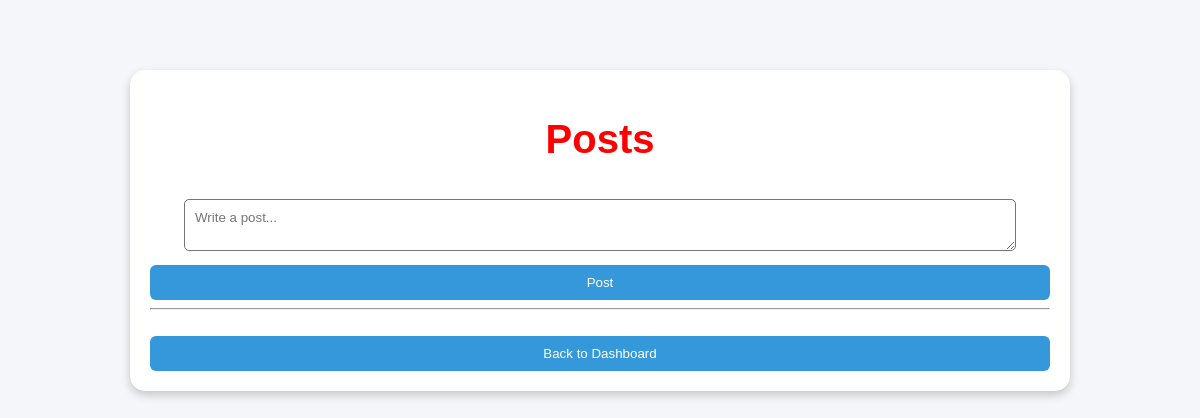
The page /posts (signed in) on the database as committed earlier.
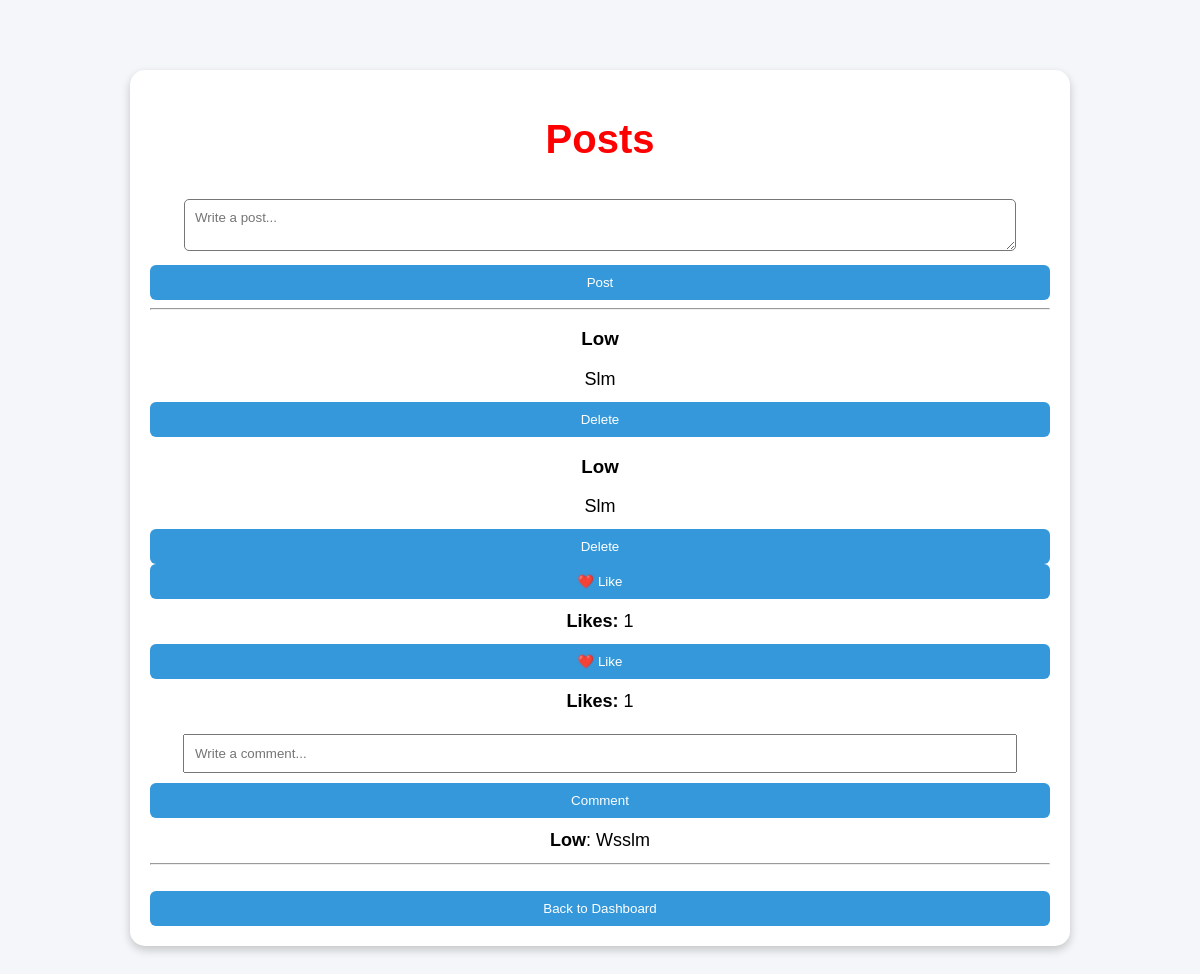
The same page on the database as committed later.
### app.py (models this page shows)
class Post(db.Model):
    id = db.Column(db.Integer, primary_key=True)
    content = db.Column(db.Text, nullable=False)
    user_id = db.Column(db.Integer, db.ForeignKey("user.id"), nullable=False)
    comments = db.relationship(
        "Comment",
        backref="post",
        lazy=True,
        cascade="all, delete-orphan"
    )
    likes = db.relationship(
        "Like",
        backref="post",
        lazy=True,
        cascade="all, delete-orphan"
    )

class User(db.Model):
    id = db.Column(db.Integer, primary_key=True)
    username = db.Column(db.String(80), unique=True, nullable=False)
    password = db.Column(db.String(200), nullable=False)
    profile_picture = db.Column(db.String(200), default="default.png")
    posts = db.relationship("Post", backref="user", lazy=True)
    comments = db.relationship(
        "Comment",
        backref="user",
        lazy=True
    )
    likes = db.relationship(
        "Like",
        backref="user",
        lazy=True
    )

class Comment(db.Model):
    id = db.Column(db.Integer, primary_key=True)
    content = db.Column(db.Text, nullable=False)
    post_id = db.Column(db.Integer, db.ForeignKey("post.id"), nullable=False)
    user_id = db.Column(db.Integer, db.ForeignKey("user.id"), nullable=False)

### app.py (the view, shortened to what this page needs)
@app.route("/posts", methods=["GET", "POST"])
def posts():
    if "user" not in session:
        return redirect(url_for("login"))
    all_posts = Post.query.all()
    return render_template("posts.html", posts=all_posts)

### templates/posts.html (shortened to what this page needs)
<!DOCTYPE html>
<html>
<head>
    <link rel="stylesheet" href="{{ url_for('static', filename='style.css') }}">
</head>
<body>
<div class="container">
    <h1>Posts</h1>
    <form method="POST">
        <textarea name="content" placeholder="Write a post..." required></textarea>
        <br>
        <button type="submit">Post</button>
    </form>
    <hr>
    {% for post in posts %}
        <h3>{{ post.user.username }}</h3>
        <p>{{ post.content }}</p>
<form method="POST" action="{{ url_for('delete_post', post_id=post.id) }}">
    <button type="submit">Delete</button>
</form>
<h3>{{ post.user.username }}</h3>
<p>{{ post.content }}</p>
<form method="POST" action="{{ url_for('delete_post', post_id=post.id) }}">
    <button type="submit">Delete</button>
</form>
<form method="POST" action="{{ url_for('like', post_id=post.id) }}">
    <button type="submit">❤️ Like</button>
</form>
<p><strong>Likes:</strong> {{ post.likes|length }}</p>
        <form method="POST" action="{{ url_for('like', post_id=post.id) }}">
            <button type="submit">❤️ Like</button>
        </form>
        <p><strong>Likes:</strong> {{ post.likes|length }}</p>
        <form method="POST" action="{{ url_for('comment', post_id=post.id) }}">
            <input type="text" name="comment" placeholder="Write a comment..." required>
            <button type="submit">Comment</button>
        </form>
        {% for comment in post.comments %}
            <p><strong>{{ comment.user.username }}</strong>: {{ comment.content }}</p>
        {% endfor %}
        <hr>
    {% endfor %}
    <br>
    <a href="{{ url_for('dashboard') }}">
        <button>Back to Dashboard</button>
    </a>
</div>
</body>
</html>

### static/style.css (style rules this page uses)
body { font-family: Arial, sans-serif; background: #f4f6f9; text-align: center; margin: 0; padding: 40px; }
.container { background: white; width: 320px; margin: auto; padding: 25px; border-radius: 10px; box-shadow: 0 0 10px gray; }
input { width: 90%; padding: 10px; margin: 10px 0; }
button { width: 100%; padding: 10px; background: #1877f2; color: white; border: none; border-radius: 5px; }
a { text-decoration: none; color: #1877f2; }
body { font-family: Arial, sans-serif; margin: 30px; }
h1 { color: #333; }
a { text-decoration: none; margin-right: 10px; }
h1 { color: red; font-size: 40px; }
.container { background: white; width: 80%; margin: 40px auto; padding: 30px; border-radius: 15px; box-shadow: 0 4px 10px rgba(0,0,0,0.2); }
.container p { font-size: 18px; margin: 12px 0; }
textarea { width: 90%; padding: 10px; margin: 10px 0; font-family: Arial, sans-serif; border-radius: 5px; }
button { background: #3498db; color: white; border: none; padding: 10px 18px; border-radius: 6px; cursor: pointer; }
.container { width: 90%; max-width: 900px; margin: auto; padding: 20px; }

Rows that differ between the two databases and show on the page:
added Post: user.username "Low", content "Slm", likes|length "1"
added Comment: user.username "Low", content "Wsslm"
